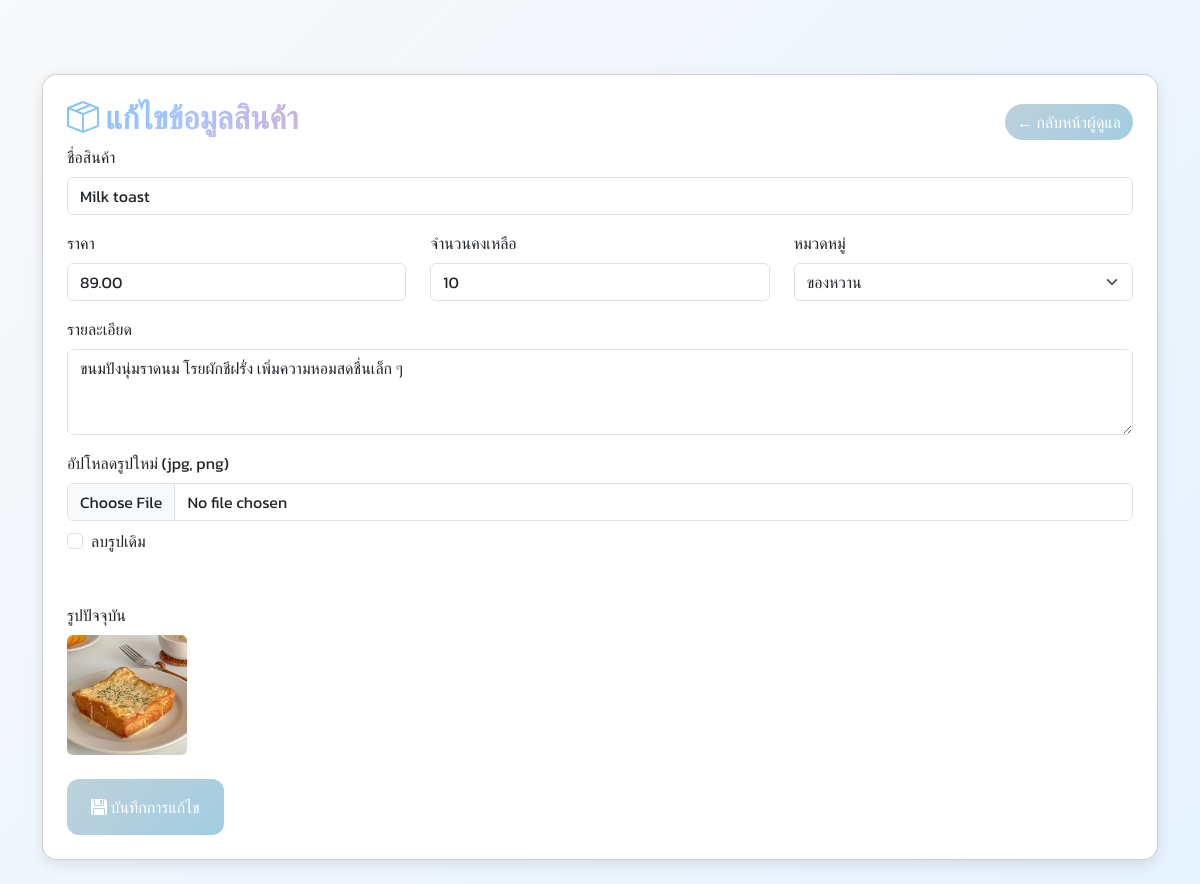
The page /admin/edit_products.php?id=1 (signed in) on the database its author committed.
### tables this page shows
CREATE TABLE `products` (
  `product_id` int(11) NOT NULL,
  `product_name` varchar(150) NOT NULL,
  `description` text DEFAULT NULL,
  `price` decimal(10,2) NOT NULL,
  `stock` int(11) DEFAULT 0,
  `image` varchar(255) DEFAULT NULL,
  `category_id` int(11) DEFAULT NULL,
  `created_at` timestamp NOT NULL DEFAULT current_timestamp()
);

CREATE TABLE `categories` (
  `category_id` int(11) NOT NULL,
  `category_name` varchar(100) NOT NULL
);

### admin/edit_products.php (the view, shortened to what this page needs)
<?php
require '../config.php';
$product_id = ($_GET['id']);
$stmt = $conn->prepare("SELECT * FROM products WHERE product_id = ?");
$stmt->execute([$product_id]);
$product = $stmt->fetch(PDO::FETCH_ASSOC);
$categories = $conn->query("SELECT * FROM categories ORDER BY category_name ASC")->fetchAll(PDO::FETCH_ASSOC);
?>
<!DOCTYPE html>
<html lang="th">
<head>
    <link href="https://cdn.jsdelivr.net/npm/bootstrap@5.3.0/dist/css/bootstrap.min.css" rel="stylesheet">
    <link href="https://cdn.jsdelivr.net/npm/bootstrap-icons@1.13.0/font/bootstrap-icons.css" rel="stylesheet">
</head>
<body class="container py-4">
    <div class="card p-4">
        <div class="d-flex justify-content-between align-items-center">
            <h2 class="text-gradient"><i class="bi bi-box-seam"></i> แก้ไขข้อมูลสินค้า</h2>
            <a href="products.php" class="btn btn-gradient btn-edit rounded-pill">← กลับหน้าผู้ดูแล</a>
        </div>
        <form enctype="multipart/form-data" method="POST" id="editForm">
            <div class="mb-3">
                <label class="form-label">ชื่อสินค้า</label>
                <input type="text" name="product_name" class="form-control"
                    value="<?= htmlspecialchars($product['product_name']) ?>" required>
            </div>
            <div class="row">
                <div class="col-md-4 mb-3">
                    <label class="form-label">ราคา</label>
                    <input type="number" step="0.01" name="price" class="form-control" value="<?= $product['price'] ?>"
                        required>
                </div>
                <div class="col-md-4 mb-3">
                    <label class="form-label">จำนวนคงเหลือ</label>
                    <input type="number" name="stock" class="form-control" value="<?= $product['stock'] ?>" required>
                </div>
                <div class="col-md-4 mb-3">
                    <label class="form-label">หมวดหมู่</label>
                    <select name="category_id" class="form-select" required>
                        <?php foreach ($categories as $cat): ?>
                            <option value="<?= $cat['category_id'] ?>" <?= $cat['category_id'] == $product['category_id'] ? 'selected' : '' ?>>
                                <?= htmlspecialchars($cat['category_name']) ?>
                            </option>
                        <?php endforeach; ?>
                    </select>
                </div>
                <div class="mb-3">
                    <label class="form-label">รายละเอียด</label>
                    <textarea name="description" class="form-control"
                        rows="3"><?= htmlspecialchars($product['description']) ?></textarea>
                </div>
                <div class="col-md-12">
                    <label class="form-label">อัปโหลดรูปใหม่ (jpg, png)</label>
                    <input type="file" name="product_image" id="product_image" class="form-control">
                    <div class="form-check mt-2">
                        <input class="form-check-input" type="checkbox" name="remove_image" id="remove_image" value="1">
                        <label class="form-check-label" for="remove_image">ลบรูปเดิม</label>
                    </div>
                </div>
                <div class="col-md-6 mt-5">
                    <label class="form-label d-block">รูปปัจจุบัน</label>
                    <?php if (!empty($product['image'])): ?>
                        <img src="../product_images/<?= htmlspecialchars($product['image']) ?>" width="120" height="120"
                            class="rounded mb-2">
                    <?php else: ?>
                        <span class="text-muted">ไม่มีรูป</span>
                    <?php endif; ?>
                </div>
            </div>
            <div class="col-12 text-start mt-3">
                <button type="submit" class="btn btn-gradient btn-edit px-4 py-3">
                    <i class="bi bi-floppy-fill text-white"></i> บันทึกการแก้ไข</button>
            </div>
        </form>
    </div>
</body>
</html>

### admin/edit_products.php (style rules this page uses)
body { font-family: 'Kanit', 'Nunito', sans-serif; background: linear-gradient(135deg, #f8f9fa, #e6f2ff); }
.text-gradient { background: linear-gradient(90deg, #80c2ff, #a7c5ff, #cdb4db); -webkit-background-clip: text; -webkit-text-fill-color: transparent; font-weight: 700; font-size: 2rem; }
.btn-gradient { color: white; font-weight: 500; border-radius: 12px; transition: all 0.3s; border: none; }
.btn-edit { background: linear-gradient(135deg, #bdd1db, #a2cde1); }
.card { border-radius: 15px; box-shadow: 0px 4px 15px rgba(0, 0, 0, 0.1); margin-top: 50px; }

### rows shown on the page
products: product_name "Milk toast", price "89.00", stock "10", category_id "ของหวาน", description "ขนมปังนุ่มราดนม โรยผักชีฝรั่ง เพิ่มความหอมสดชื่นเล็ก ๆ", image (picture)
